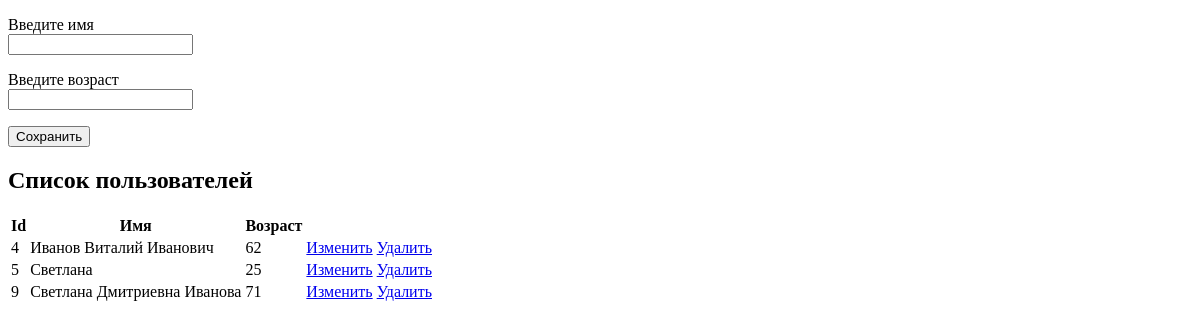
/, run on an earlier commit of the app's database.
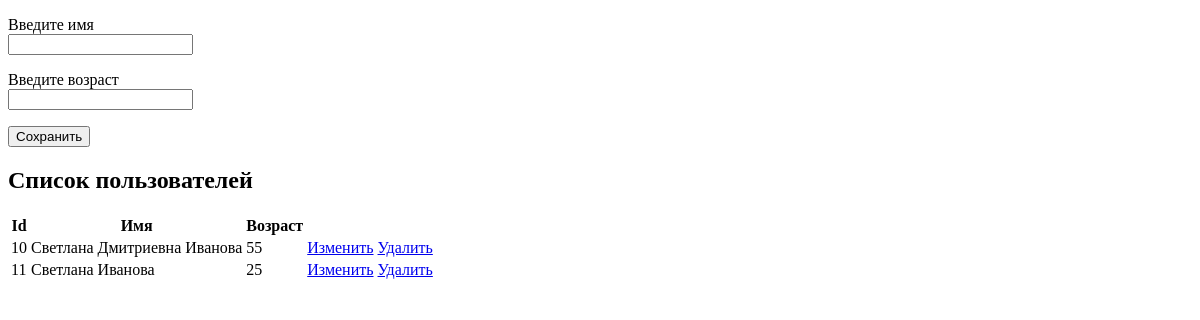
And on a later commit of the database.
### firstapp/models.py (models this page shows)
class Person(models.Model):
    name = models.CharField(max_length=20)
    age = models.IntegerField()
    objects = models.Manager()

### firstapp/views.py (the view)
# urls.py: path('', views.index, name='home'),
def index(request):
    people = Person.objects.all()
    return render(request, 'index.html', {'people': people})

### templates/index.html (shortened to what this page needs)
<!DOCTYPE html>
<html lang="en">
<head>
</head>
<body class="container">
    <form method="POST" action="create/">
        <p>
            <label>Введите имя</label><br>
            <input type="text" name="name" />
        </p>
        <p>
            <label>Введите возраст</label><br>
            <input type="number" name="age" />
        </p>
        <input type="submit" value="Сохранить" />
    </form>
    {% if people.count > 0 %}
<h2>Список пользователей</h2>
<table>
    <tr><th>Id</th><th>Имя</th><th>Возраст</th></tr>
    {% for person in people %}
    <tr><td>{{ person.id }}</td>
        <td>{{ person.name }}</td>
        <td>{{ person.age }}</td>
        <td><a href="edit/{{person.id}}">Изменить</a>
            <a href="delete/{{ person.id}}">Удалить</a>
        </td>
    </tr>
    {% endfor %}
</table>
{% endif %}
</body>
</html>

What changed in the data, as far as the page shows it:
removed Person: id "4", name "Иванов Виталий Иванович", age "62"
removed Person: id "5", name "Светлана", age "25"
removed Person: id "9", name "Светлана Дмитриевна Иванова", age "71"
added Person: id "10", name "Светлана Дмитриевна Иванова", age "55"
added Person: id "11", name "Светлана Иванова", age "25"
